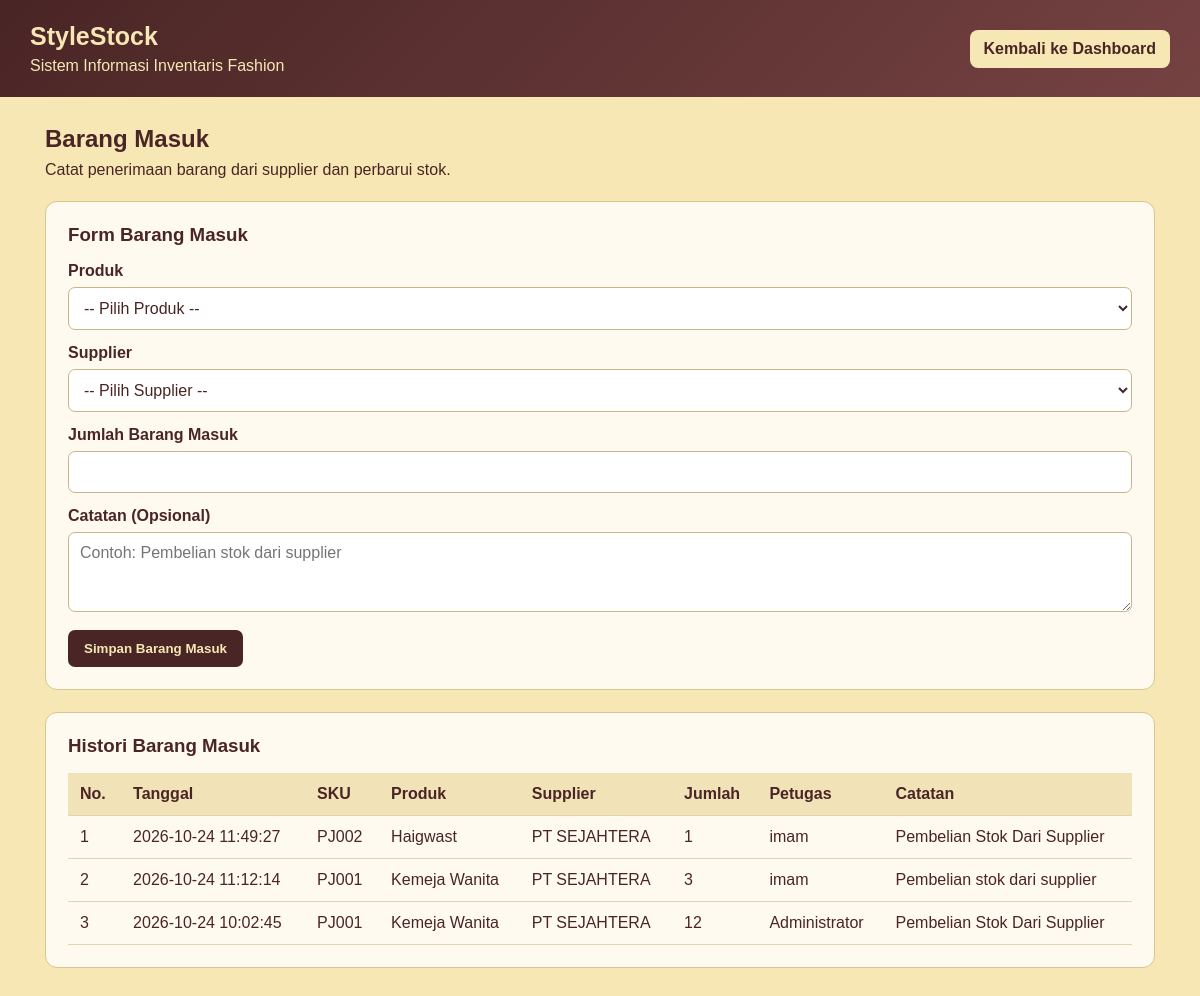
Page /InventoryApp/public/barang-masuk.php (signed in) on the committed database.
### tables this page shows
CREATE TABLE `stock_movements` (
  `id` int(11) NOT NULL,
  `product_id` int(11) NOT NULL,
  `user_id` int(11) NOT NULL,
  `supplier_id` int(11) DEFAULT NULL,
  `type` enum('IN','OUT') NOT NULL,
  `quantity` int(11) NOT NULL,
  `notes` varchar(255) DEFAULT NULL,
  `created_at` timestamp NOT NULL DEFAULT current_timestamp()
);

CREATE TABLE `products` (
  `id` int(11) NOT NULL,
  `category_id` int(11) NOT NULL,
  `sku` varchar(50) NOT NULL,
  `name` varchar(150) NOT NULL,
  `price` decimal(12,2) NOT NULL DEFAULT 0.00,
  `stock` int(11) NOT NULL DEFAULT 0,
  `minimum_stock` int(11) NOT NULL DEFAULT 5,
  `created_at` timestamp NOT NULL DEFAULT current_timestamp()
);

CREATE TABLE `suppliers` (
  `id` int(11) NOT NULL,
  `name` varchar(150) NOT NULL,
  `contact` varchar(100) DEFAULT NULL,
  `phone` varchar(30) DEFAULT NULL,
  `address` text DEFAULT NULL,
  `created_at` timestamp NOT NULL DEFAULT current_timestamp()
);

CREATE TABLE `users` (
  `id` int(11) NOT NULL,
  `name` varchar(100) NOT NULL,
  `username` varchar(50) NOT NULL,
  `password_hash` varchar(255) NOT NULL,
  `role` enum('admin','staff') NOT NULL DEFAULT 'staff',
  `created_at` timestamp NOT NULL DEFAULT current_timestamp()
);

### InventoryApp/public/barang-masuk.php (the view, shortened to what this page needs)
<?php
require_once __DIR__ . '/../config/database.php';
function e($value): string {
    return htmlspecialchars((string)($value ?? ''), ENT_QUOTES, 'UTF-8');
}
$produk = $pdo->query(
    'SELECT id, sku, name, stock
     FROM products
     ORDER BY name'
)->fetchAll();
$suppliers = $pdo->query(
    'SELECT id, name
     FROM suppliers
     ORDER BY name'
)->fetchAll();
$stmt = $pdo->query(
    "SELECT sm.id, sm.quantity, sm.notes, sm.created_at,
            p.sku, p.name AS product_name,
            s.name AS supplier_name,
            u.name AS user_name
     FROM stock_movements sm
     JOIN products p ON p.id = sm.product_id
     LEFT JOIN suppliers s ON s.id = sm.supplier_id
     LEFT JOIN users u ON u.id = sm.user_id
     WHERE sm.type = 'IN'
     ORDER BY sm.id DESC"
);
$histori = $stmt->fetchAll();
?>
<!DOCTYPE html>
<html lang="id">
<head>
</head>
<body>
<header>
    <div>
        <h1>StyleStock</h1>
        <p>Sistem Informasi Inventaris Fashion</p>
    </div>
    <a href="dashboard.php">Kembali ke Dashboard</a>
</header>
<main>
    <h2>Barang Masuk</h2>
    <p class="sub">Catat penerimaan barang dari supplier dan perbarui stok.</p>
    <section class="panel">
        <h3>Form Barang Masuk</h3>
        <?php if (!$produk || !$suppliers): ?>
            <p>Data produk dan supplier harus tersedia terlebih dahulu sebelum transaksi dapat dicatat.</p>
        <?php else: ?>
            <form method="post">
                <label for="product_id">Produk</label>
                <select id="product_id" name="product_id" required>
                    <option value="">-- Pilih Produk --</option>
                </select>
                <label for="supplier_id">Supplier</label>
                <select id="supplier_id" name="supplier_id" required>
                    <option value="">-- Pilih Supplier --</option>
                </select>
                <label for="quantity">Jumlah Barang Masuk</label>
                <input
                    id="quantity"
                    type="number"
                    name="quantity"
                    min="1"
                    step="1"
                    required
                >
                <label for="notes">Catatan (Opsional)</label>
                <textarea
                    id="notes"
                    name="notes"
                    maxlength="1000"
                    placeholder="Contoh: Pembelian stok dari supplier"
                ></textarea>
                <button type="submit">Simpan Barang Masuk</button>
            </form>
        <?php endif; ?>
    </section>
    <section class="panel">
        <h3>Histori Barang Masuk</h3>
        <div class="table-wrap">
            <table>
                <thead>
                    <tr>
                        <th>No.</th>
                        <th>Tanggal</th>
                        <th>SKU</th>
                        <th>Produk</th>
                        <th>Supplier</th>
                        <th>Jumlah</th>
                        <th>Petugas</th>
                        <th>Catatan</th>
                    </tr>
                </thead>
                <tbody>
                    <?php if (!$histori): ?>
                        <tr>
                            <td colspan="8">Belum ada histori barang masuk.</td>
                        </tr>
                    <?php else: ?>
                        <?php foreach ($histori as $i => $h): ?>
                            <tr>
                                <td><?= $i + 1 ?></td>
                                <td><?= e($h['created_at']) ?></td>
                                <td><?= e($h['sku']) ?></td>
                                <td><?= e($h['product_name']) ?></td>
                                <td><?= e($h['supplier_name'] ?? '-') ?></td>
                                <td><?= (int)$h['quantity'] ?></td>
                                <td><?= e($h['user_name'] ?? '-') ?></td>
                                <td><?= e($h['notes'] ?? '-') ?></td>
                            </tr>
                        <?php endforeach; ?>
                    <?php endif; ?>
                </tbody>
            </table>
        </div>
    </section>
</main>
</body>
</html>

### InventoryApp/public/barang-masuk.php (style rules this page uses)
* { box-sizing:border-box;margin:0;padding:0 }
body { font-family:Arial,sans-serif;background:#F7E7B4;color:#4A2525;min-height:100vh }
header { background:linear-gradient(135deg,#4A2525,#754242);color:#F7E7B4;padding:22px 30px;display:flex;justify-content:space-between;align-items:center;gap:12px;flex-wrap:wrap }
header h1 { font-size:25px }
header p { margin-top:6px }
header a { background:#F7E7B4;color:#4A2525;padding:10px 14px;border-radius:8px;text-decoration:none;font-weight:bold }
main { max-width:1150px;margin:auto;padding:28px 20px }
h2 { margin-bottom:8px }
.sub { margin-bottom:22px }
.panel { background:#fffaf0;border:1px solid #d9c58d;border-radius:12px;padding:22px;margin-bottom:22px }
h3 { margin-bottom:16px }
label { display:block;font-weight:bold;margin-bottom:7px }
input,select,textarea { width:100%;padding:11px;border:1px solid #c8b68b;border-radius:7px;font:inherit;margin-bottom:14px;background:white;color:#4A2525 }
textarea { min-height:80px;resize:vertical }
button { border:0;border-radius:7px;padding:11px 16px;background:#4A2525;color:#F7E7B4;font-weight:bold;cursor:pointer }
.table-wrap { overflow-x:auto;margin-top:15px }
table { width:100%;border-collapse:collapse;min-width:700px }
th,td { text-align:left;padding:12px;border-bottom:1px solid #e3d5af;vertical-align:top }
th { background:#f1e2b7 }

### rows in the picture
stock_movements: created_at "2026-10-24 11:49:27", product.sku "PJ002", product.name "Haigwast", supplier.name "PT SEJAHTERA", quantity "1", user.name "imam", notes "Pembelian Stok Dari Supplier"
stock_movements: created_at "2026-10-24 11:12:14", product.sku "PJ001", product.name "Kemeja Wanita", supplier.name "PT SEJAHTERA", quantity "3", user.name "imam", notes "Pembelian stok dari supplier"
stock_movements: created_at "2026-10-24 10:02:45", product.sku "PJ001", product.name "Kemeja Wanita", supplier.name "PT SEJAHTERA", quantity "12", user.name "Administrator", notes "Pembelian Stok Dari Supplier"
